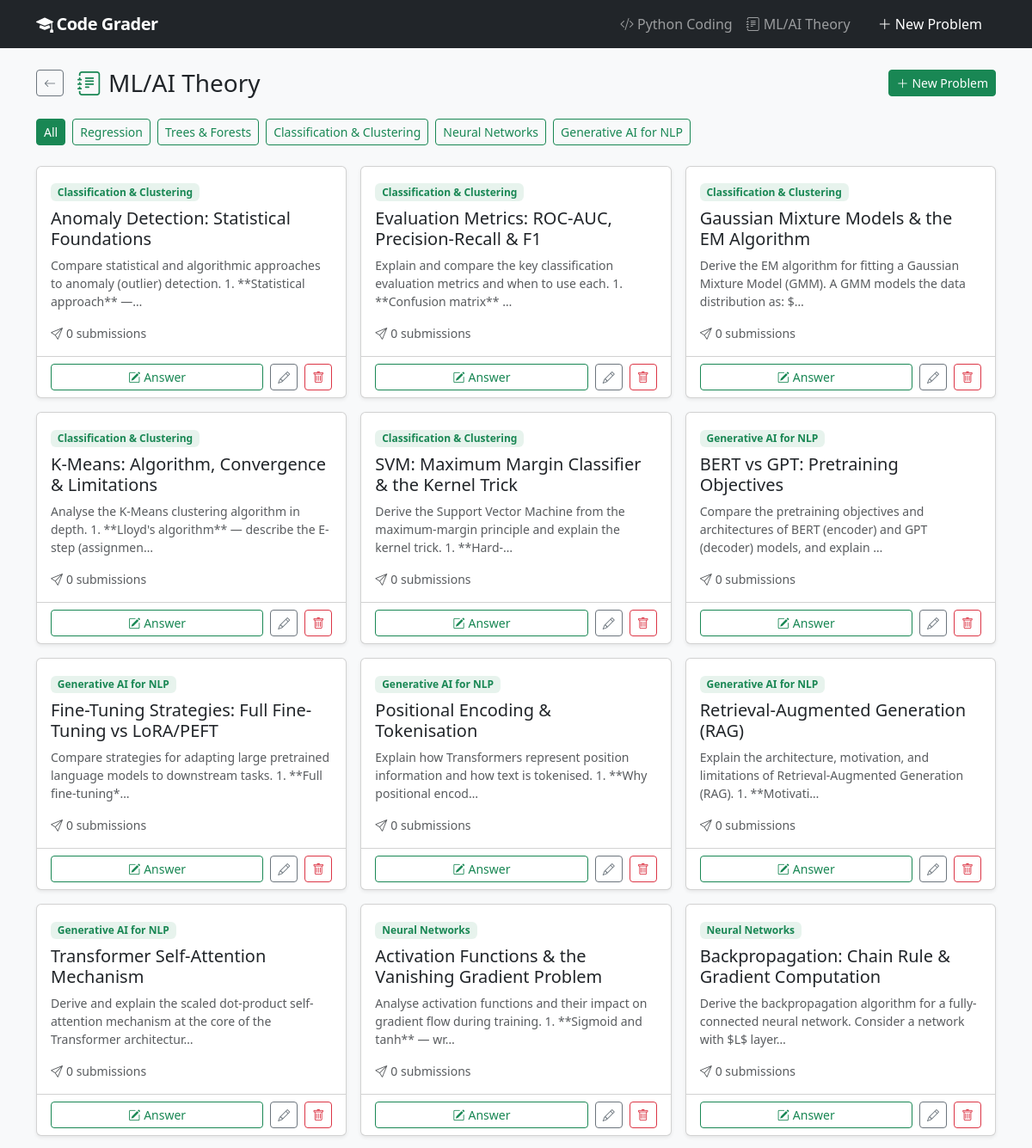
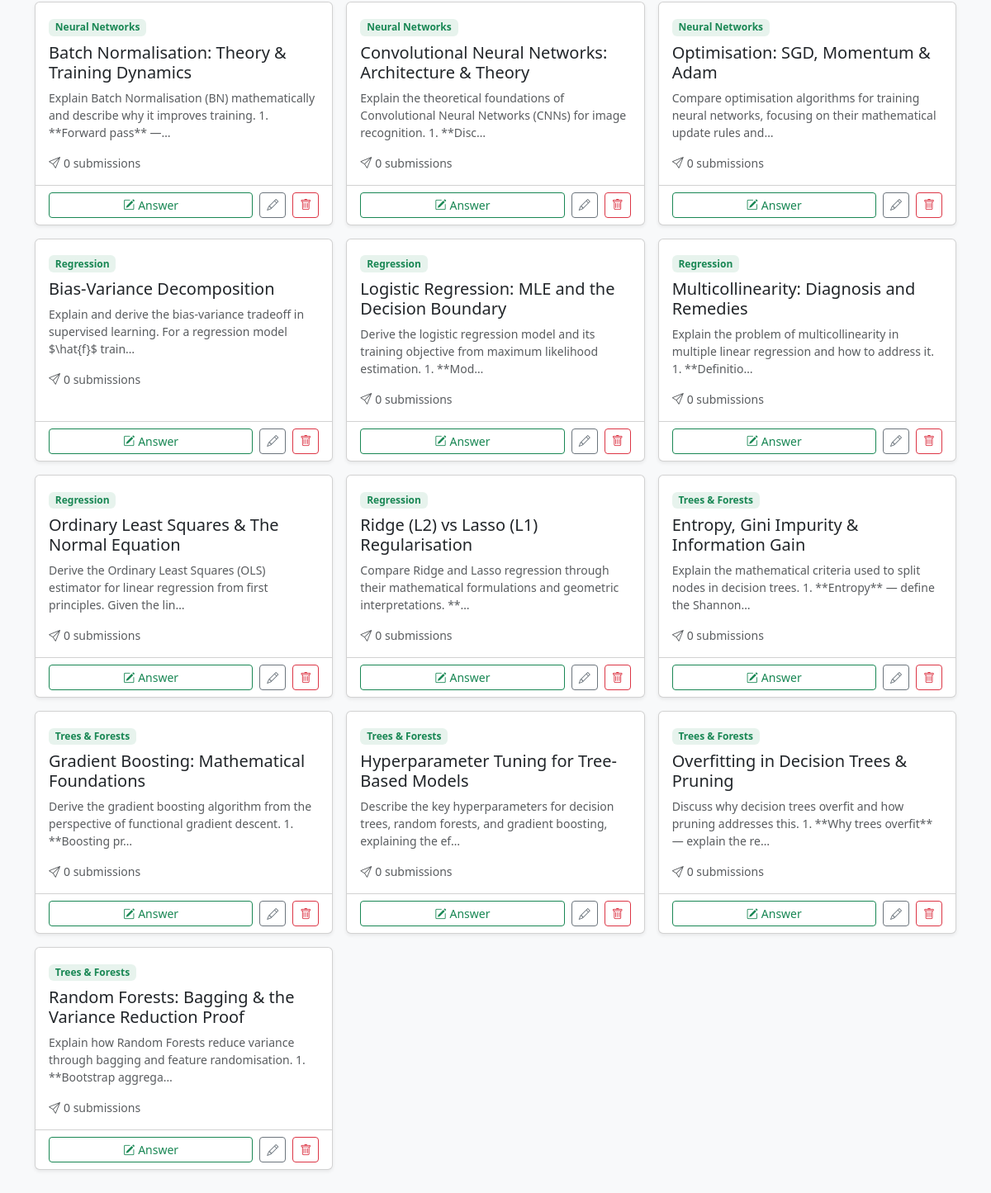
The app's page /theory/ with its own data (2 pictures, top to bottom).
### grader/models.py (models this page shows, shortened)
class Problem(models.Model):
    class Category(models.TextChoices):
        CODING = "coding", "Python Coding"
        THEORY = "theory", "ML/AI Theory"
    title = models.CharField(max_length=200)
    description = models.TextField(help_text="Full problem description shown to students.")
    grading_criteria = models.TextField(
        help_text="Criteria Claude will use to evaluate submissions."
    )
    example_input = models.TextField(blank=True)
    example_output = models.TextField(blank=True)
    category = models.CharField(
        max_length=20,
        choices=Category.choices,
        default=Category.CODING,
        db_index=True,
    )
    subject_area = models.CharField(
        max_length=50,
        choices=ALL_SUBJECT_AREAS,
        default="python_basics",
        db_index=True,
    )
    created_at = models.DateTimeField(auto_now_add=True)
    updated_at = models.DateTimeField(auto_now=True)
    class Meta:
        ordering = ["subject_area", "title"]
    @property
    def subject_label(self):
        return dict(ALL_SUBJECT_AREAS).get(self.subject_area, self.subject_area)

### grader/views.py (the view)
# urls.py: path("theory/", views.theory_list, name="theory_list"),
def theory_list(request, subject=None):
    qs = Problem.objects.filter(category="theory")
    active_subject = subject
    if subject:
        qs = qs.filter(subject_area=subject)
    return render(request, "grader/problem_list.html", {
        "problems": qs,
        "category": "theory",
        "category_label": "ML/AI Theory",
        "subjects": THEORY_SUBJECT_AREAS,
        "active_subject": active_subject,
        "accent": "success",
        "icon": "bi-journal-text",
        "back_url": "theory_list",
    })

### templates/grader/problem_list.html (shortened to what this page needs)
{% extends "base.html" %}
{% block content %}
<div class="d-flex align-items-center mb-4 gap-3 flex-wrap">
  <a href="{% url 'home' %}" class="btn btn-sm btn-outline-secondary">
    <i class="bi bi-arrow-left"></i>
  </a>
  <h1 class="h3 mb-0 flex-grow-1">
    <i class="bi {{ icon }} me-2 text-{{ accent }}"></i>{{ category_label }}
  </h1>
  <a href="{% url 'problem_create' %}" class="btn btn-sm btn-{{ accent }}">
    <i class="bi bi-plus-lg me-1"></i>New Problem
  </a>
</div>
<div class="mb-4">
  <div class="d-flex flex-wrap gap-2">
    <a href="{% if category == 'coding' %}{% url 'coding_list' %}{% else %}{% url 'theory_list' %}{% endif %}"
       class="btn btn-sm {% if not active_subject %}btn-{{ accent }}{% else %}btn-outline-{{ accent }}{% endif %}">
      All
    </a>
    {% for s, label in subjects %}
    <a href="{% if category == 'coding' %}{% url 'coding_list_subject' s %}{% else %}{% url 'theory_list_subject' s %}{% endif %}"
       class="btn btn-sm {% if active_subject == s %}btn-{{ accent }}{% else %}btn-outline-{{ accent }}{% endif %}">
      {{ label }}
    </a>
    {% endfor %}
  </div>
</div>
{% if problems %}
<div class="row g-3">
  {% for problem in problems %}
  <div class="col-md-6 col-lg-4">
    <div class="card h-100 shadow-sm">
      <div class="card-body">
        <div class="mb-2">
          <span class="badge bg-{{ accent }} bg-opacity-10 text-{{ accent }} small">
            {{ problem.subject_label }}
          </span>
        </div>
        <h5 class="card-title">
          {{ problem.title|cut:"[Python Basics] "|cut:"[NumPy] "|cut:"[Pandas] "|cut:"[Matplotlib] "|cut:"[Seaborn] "|cut:"[Scikit-learn] "|cut:"[TensorFlow] "|cut:"[Regression] "|cut:"[Trees & Forests] "|cut:"[Classification] "|cut:"[Neural Networks] "|cut:"[Generative AI] " }}
        </h5>
        <p class="card-text text-muted small">
          {{ problem.description|truncatechars:110 }}
        </p>
        <div class="d-flex gap-2 text-muted small mt-2">
          <span><i class="bi bi-send me-1"></i>{{ problem.submissions.count }} submission{{ problem.submissions.count|pluralize }}</span>
        </div>
      </div>
      <div class="card-footer bg-transparent d-flex gap-2">
        <a href="{% url 'problem_detail' problem.pk %}" class="btn btn-sm btn-outline-{{ accent }} flex-grow-1">
          {% if category == 'theory' %}<i class="bi bi-pencil-square me-1"></i>Answer
          {% else %}<i class="bi bi-code-slash me-1"></i>Solve
          {% endif %}
        </a>
        <a href="{% url 'problem_edit' problem.pk %}" class="btn btn-sm btn-outline-secondary">
          <i class="bi bi-pencil"></i>
        </a>
        <a href="{% url 'problem_delete' problem.pk %}" class="btn btn-sm btn-outline-danger">
          <i class="bi bi-trash"></i>
        </a>
      </div>
    </div>
  </div>
  {% endfor %}
</div>
{% endif %}
{% endblock %}

### templates/base.html (style rules this page uses)
body { background-color: #f8f9fa; }

### records on screen
Problem: subject_label "Classification & Clustering", title "Anomaly Detection: Statistical Foundations", description "Compare statistical and algorithmic approaches to anomaly (outlier) detection. 1. **Statistical approach** —…", submissions.count "0"
Problem: subject_label "Classification & Clustering", title "Evaluation Metrics: ROC-AUC, Precision-Recall & F1", description "Explain and compare the key classification evaluation metrics and when to use each. 1. **Confusion matrix** …", submissions.count "0"
Problem: subject_label "Classification & Clustering", title "Gaussian Mixture Models & the EM Algorithm", description "Derive the EM algorithm for fitting a Gaussian Mixture Model (GMM). A GMM models the data distribution as: $…", submissions.count "0"
Problem: subject_label "Classification & Clustering", title "K-Means: Algorithm, Convergence & Limitations", description "Analyse the K-Means clustering algorithm in depth. 1. **Lloyd's algorithm** — describe the E-step (assignmen…", submissions.count "0"
Problem: subject_label "Classification & Clustering", title "SVM: Maximum Margin Classifier & the Kernel Trick", description "Derive the Support Vector Machine from the maximum-margin principle and explain the kernel trick. 1. **Hard-…", submissions.count "0"
Problem: subject_label "Generative AI for NLP", title "BERT vs GPT: Pretraining Objectives", description "Compare the pretraining objectives and architectures of BERT (encoder) and GPT (decoder) models, and explain …", submissions.count "0"
Problem: subject_label "Generative AI for NLP", title "Fine-Tuning Strategies: Full Fine-Tuning vs LoRA/PEFT", description "Compare strategies for adapting large pretrained language models to downstream tasks. 1. **Full fine-tuning*…", submissions.count "0"
Problem: subject_label "Generative AI for NLP", title "Positional Encoding & Tokenisation", description "Explain how Transformers represent position information and how text is tokenised. 1. **Why positional encod…", submissions.count "0"
Problem: subject_label "Generative AI for NLP", title "Retrieval-Augmented Generation (RAG)", description "Explain the architecture, motivation, and limitations of Retrieval-Augmented Generation (RAG). 1. **Motivati…", submissions.count "0"
Problem: subject_label "Generative AI for NLP", title "Transformer Self-Attention Mechanism", description "Derive and explain the scaled dot-product self-attention mechanism at the core of the Transformer architectur…", submissions.count "0"
Problem: subject_label "Neural Networks", title "Activation Functions & the Vanishing Gradient Problem", description "Analyse activation functions and their impact on gradient flow during training. 1. **Sigmoid and tanh** — wr…", submissions.count "0"
Problem: subject_label "Neural Networks", title "Backpropagation: Chain Rule & Gradient Computation", description "Derive the backpropagation algorithm for a fully-connected neural network. Consider a network with $L$ layer…", submissions.count "0"
Problem: subject_label "Neural Networks", title "Batch Normalisation: Theory & Training Dynamics", description "Explain Batch Normalisation (BN) mathematically and describe why it improves training. 1. **Forward pass** —…", submissions.count "0"
Problem: subject_label "Neural Networks", title "Convolutional Neural Networks: Architecture & Theory", description "Explain the theoretical foundations of Convolutional Neural Networks (CNNs) for image recognition. 1. **Disc…", submissions.count "0"
Problem: subject_label "Neural Networks", title "Optimisation: SGD, Momentum & Adam", description "Compare optimisation algorithms for training neural networks, focusing on their mathematical update rules and…", submissions.count "0"
Problem: subject_label "Regression", title "Bias-Variance Decomposition", description "Explain and derive the bias-variance tradeoff in supervised learning. For a regression model $\\hat{f}$ train…", submissions.count "0"
Problem: subject_label "Regression", title "Logistic Regression: MLE and the Decision Boundary", description "Derive the logistic regression model and its training objective from maximum likelihood estimation. 1. **Mod…", submissions.count "0"
Problem: subject_label "Regression", title "Multicollinearity: Diagnosis and Remedies", description "Explain the problem of multicollinearity in multiple linear regression and how to address it. 1. **Definitio…", submissions.count "0"
Problem: subject_label "Regression", title "Ordinary Least Squares & The Normal Equation", description "Derive the Ordinary Least Squares (OLS) estimator for linear regression from first principles. Given the lin…", submissions.count "0"
Problem: subject_label "Regression", title "Ridge (L2) vs Lasso (L1) Regularisation", description "Compare Ridge and Lasso regression through their mathematical formulations and geometric interpretations. **…", submissions.count "0"
Problem: subject_label "Trees & Forests", title "Entropy, Gini Impurity & Information Gain", description "Explain the mathematical criteria used to split nodes in decision trees. 1. **Entropy** — define the Shannon…", submissions.count "0"
Problem: subject_label "Trees & Forests", title "Gradient Boosting: Mathematical Foundations", description "Derive the gradient boosting algorithm from the perspective of functional gradient descent. 1. **Boosting pr…", submissions.count "0"
Problem: subject_label "Trees & Forests", title "Hyperparameter Tuning for Tree-Based Models", description "Describe the key hyperparameters for decision trees, random forests, and gradient boosting, explaining the ef…", submissions.count "0"
Problem: subject_label "Trees & Forests", title "Overfitting in Decision Trees & Pruning", description "Discuss why decision trees overfit and how pruning addresses this. 1. **Why trees overfit** — explain the re…", submissions.count "0"
Problem: subject_label "Trees & Forests", title "Random Forests: Bagging & the Variance Reduction Proof", description "Explain how Random Forests reduce variance through bagging and feature randomisation. 1. **Bootstrap aggrega…", submissions.count "0"

### other values on screen
{{ category_label }} "ML/AI Theory"
{{ label }} "Regression" "Trees & Forests" "Classification & Clustering" "Neural Networks" "Generative AI for NLP"
